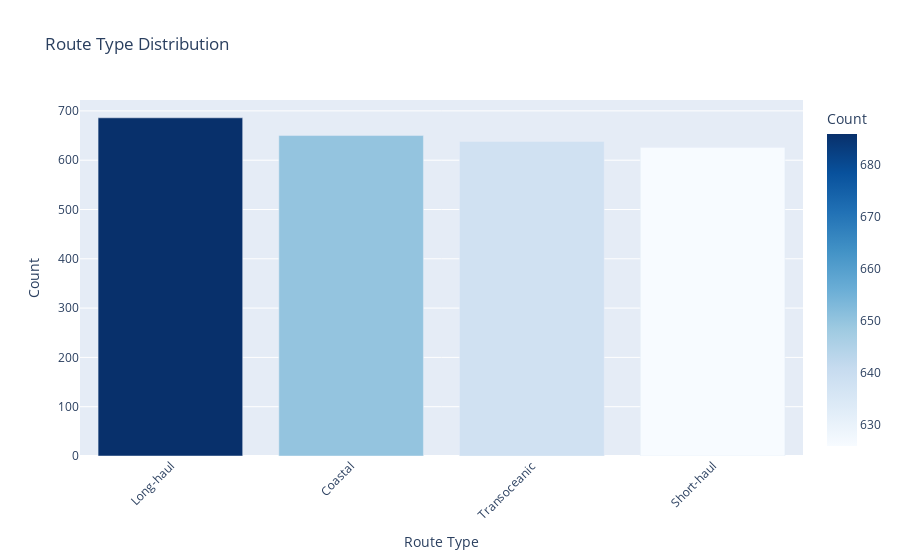

Here is the notebook cell this chart was saved with:
### Code cell
# Route type distribution
route_counts = df['Route_Type'].value_counts().reset_index()
route_counts.columns = ['Route_Type', 'Count']

fig = px.bar(route_counts, x='Route_Type', y='Count', title='Route Type Distribution',
             labels={'Route_Type': 'Route Type', 'Count': 'Count'},
             color='Count',
                color_continuous_scale='Blues')

fig.update_layout(xaxis_tickangle=-45)
fig.show()

### Figure 1 — Plotly figure (JSON) as saved in the notebook; plotly's stock layout.template omitted (floating-point values rounded to 4 significant figures)
{"data": [{"hovertemplate": "Route Type=%{x}<br>Count=%{marker.color}<extra></extra>", "legendgroup": "", "marker": {"color": [686, 650, 638, 626], "coloraxis": "coloraxis", "pattern": {"shape": ""}}, "name": "", "orientation": "v", "showlegend": false, "textposition": "auto", "type": "bar", "x": ["Long-haul", "Coastal", "Transoceanic", "Short-haul"], "xaxis": "x", "y": [686, 650, 638, 626], "yaxis": "y"}], "layout": {"barmode": "relative", "coloraxis": {"colorbar": {"title": {"text": "Count"}}, "colorscale": [[0, "rgb(247,251,255)"], [0.125, "rgb(222,235,247)"], [0.25, "rgb(198,219,239)"], [0.375, "rgb(158,202,225)"], [0.5, "rgb(107,174,214)"], [0.625, "rgb(66,146,198)"], [0.75, "rgb(33,113,181)"], [0.875, "rgb(8,81,156)"], [1, "rgb(8,48,107)"]]}, "legend": {"tracegroupgap": 0}, "title": {"text": "Route Type Distribution"}, "xaxis": {"anchor": "y", "domain": [0, 1], "tickangle": -45, "title": {"text": "Route Type"}}, "yaxis": {"anchor": "x", "domain": [0, 1], "title": {"text": "Count"}}}}
